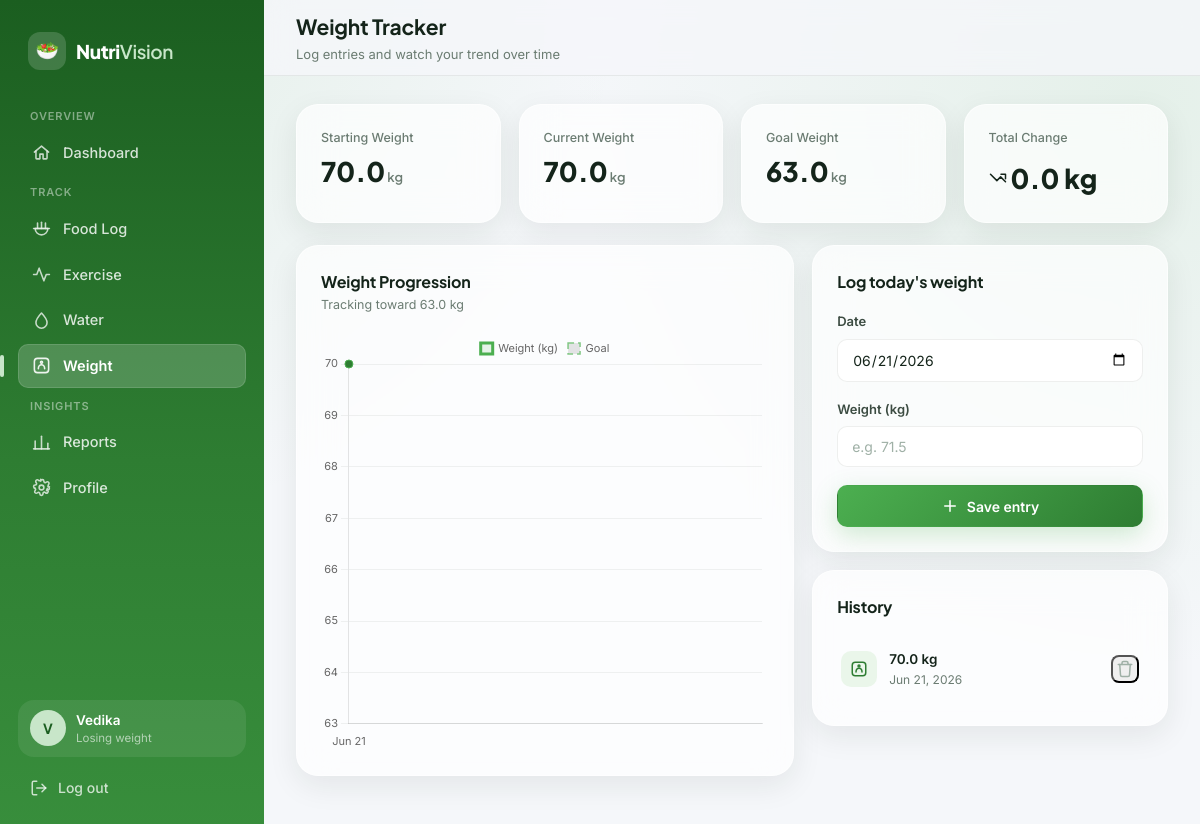
Page /weight (signed in) on the committed database.
### models.py (models this page shows, shortened)
class User(UserMixin, db.Model):
    __tablename__ = "users"
    id = db.Column(db.Integer, primary_key=True)
    name = db.Column(db.String(100), nullable=False)
    email = db.Column(db.String(150), unique=True, nullable=False, index=True)
    password_hash = db.Column(db.String(255), nullable=False)
    age = db.Column(db.Integer)
    gender = db.Column(db.String(20))  # 'male' | 'female' | 'other'
    height = db.Column(db.Float)  # centimetres
    weight = db.Column(db.Float)  # kilograms (latest known weight)
    goal_weight = db.Column(db.Float)  # kilograms (target weight)
    activity_level = db.Column(db.String(30), default="sedentary")
    goal = db.Column(db.String(20), default="maintenance")  # weight_loss | maintenance | weight_gain
    water_goal_ml = db.Column(db.Integer, default=2000)
    created_at = db.Column(db.DateTime, default=datetime.utcnow)
    food_logs = db.relationship("FoodLog", backref="user", lazy=True, cascade="all, delete-orphan")
    exercise_logs = db.relationship("ExerciseLog", backref="user", lazy=True, cascade="all, delete-orphan")
    water_logs = db.relationship("WaterLog", backref="user", lazy=True, cascade="all, delete-orphan")
    weight_logs = db.relationship("WeightLog", backref="user", lazy=True, cascade="all, delete-orphan")

class WeightLog(db.Model):
    __tablename__ = "weight_logs"
    id = db.Column(db.Integer, primary_key=True)
    user_id = db.Column(db.Integer, db.ForeignKey("users.id"), nullable=False)
    weight = db.Column(db.Float, nullable=False)  # kilograms
    date = db.Column(db.Date, nullable=False, default=date.today)
    created_at = db.Column(db.DateTime, default=datetime.utcnow)
    def to_dict(self):
        return {
            "id": self.id,
            "weight": self.weight,
            "date": self.date.isoformat(),
        }

### blueprints/weight.py (the view)
@weight_bp.route("/weight")
@login_required
def weight_page():
    logs = (
        WeightLog.query.filter_by(user_id=current_user.id)
        .order_by(WeightLog.date.asc())
        .all()
    )
    starting_weight = logs[0].weight if logs else current_user.weight
    latest_weight = logs[-1].weight if logs else current_user.weight
    change = round(latest_weight - starting_weight, 1) if logs else 0
    return render_template(
        "weight_tracker.html",
        logs=list(reversed(logs)),  # newest first for the table
        chart_data=[l.to_dict() for l in logs],  # chronological for the chart
        starting_weight=starting_weight,
        latest_weight=latest_weight,
        goal_weight=current_user.goal_weight,
        change=change,
    )

### templates/weight_tracker.html (shortened to what this page needs)
{% extends "base.html" %}
{% from "partials/icons.html" import icon %}
{% block page_title %}Weight Tracker{% endblock %}
{% block page_subtitle %}Log entries and watch your trend over time{% endblock %}
{% block content %}
<div class="stat-grid">
  <div class="card stat-card">
    <span class="stat-label">Starting Weight</span>
    <div class="stat-value">{{ starting_weight if starting_weight else '—' }}<small> kg</small></div>
  </div>
  <div class="card stat-card">
    <span class="stat-label">Current Weight</span>
    <div class="stat-value">{{ latest_weight if latest_weight else '—' }}<small> kg</small></div>
  </div>
  <div class="card stat-card">
    <span class="stat-label">Goal Weight</span>
    <div class="stat-value">{{ goal_weight if goal_weight else '—' }}<small> kg</small></div>
  </div>
  <div class="card stat-card">
    <span class="stat-label">Total Change</span>
    <div class="stat-trend {{ 'down' if change < 0 else 'up' }}" style="font-size:27px;font-family:var(--font-display);font-weight:800;color:var(--ink-900);">
      {{ icon('trending-down' if change < 0 else 'trending-up', 'icon') }}
      {{ change }} kg
    </div>
  </div>
</div>
<div class="dash-grid" style="grid-template-columns: 1.4fr 1fr;">
  <div class="card">
    <div class="card-header">
      <div>
        <h3>Weight Progression</h3>
        <p class="subtitle">{{ "Tracking toward " ~ goal_weight ~ " kg" if goal_weight else "Set a goal weight in your profile to see a target line" }}</p>
      </div>
    </div>
    <canvas id="weightChart" height="280"></canvas>
  </div>
  <div class="dash-col">
    <div class="card">
      <div class="card-header">
        <div><h3>Log today's weight</h3></div>
      </div>
      <form id="weightForm">
        <div class="form-group">
          <label for="weightDate">Date</label>
          <input class="input" type="date" id="weightDate" value="{{ today.isoformat() }}" max="{{ today.isoformat() }}">
        </div>
        <div class="form-group">
          <label for="weightInput">Weight (kg)</label>
          <input class="input" type="number" id="weightInput" step="0.1" min="30" max="300" placeholder="e.g. 71.5" required>
        </div>
        <button class="btn btn-primary btn-block" type="submit">{{ icon('plus','icon') }} Save entry</button>
      </form>
    </div>
    <div class="card">
      <div class="card-header">
        <div><h3>History</h3></div>
      </div>
      <div id="weightHistoryList" style="max-height:320px; overflow-y:auto;">
        {% for log in logs %}
        <div class="list-row" data-log-id="{{ log.id }}">
          <div class="list-row-main">
            <div class="list-row-icon">{{ icon('scale') }}</div>
            <div>
              <div class="list-row-title">{{ log.weight }} kg</div>
              <div class="list-row-sub">{{ log.date.strftime('%b %d, %Y') }}</div>
            </div>
          </div>
          <button class="row-delete" data-delete-weight-log="{{ log.id }}" aria-label="Remove">{{ icon('trash') }}</button>
        </div>
        {% endfor %}
      </div>
    </div>
  </div>
</div>
{% endblock %}
{% block extra_scripts %}
<script>
  const CHART_LOGS = {{ chart_data|tojson }};
  const GOAL_WEIGHT = {{ (goal_weight or 'null') }};
</script>
{% endblock %}

### templates/base.html (shortened to what this page needs)
<!DOCTYPE html>
<html lang="en">
<head>
<link rel="stylesheet" href="{{ url_for('static', filename='css/style.css') }}">
</head>
<body>
{% from "partials/icons.html" import icon %}
<div class="app-shell">
  <aside class="sidebar" id="sidebar">
    <div class="sidebar-brand">
      <div class="logo-mark">🥗</div>
      <div class="logo-text">Nutri<span>Vision</span></div>
    </div>
    <p class="sidebar-section-label">Overview</p>
    <nav class="sidebar-nav">
      <a class="sidebar-link {{ 'active' if request.endpoint == 'dashboard.home' }}" href="{{ url_for('dashboard.home') }}">
        {{ icon('home') }} Dashboard
      </a>
    </nav>
    <p class="sidebar-section-label">Track</p>
    <nav class="sidebar-nav">
      <a class="sidebar-link {{ 'active' if request.endpoint == 'food.food_log_page' }}" href="{{ url_for('food.food_log_page') }}">
        {{ icon('bowl') }} Food Log
      </a>
      <a class="sidebar-link {{ 'active' if request.endpoint == 'exercise.exercise_page' }}" href="{{ url_for('exercise.exercise_page') }}">
        {{ icon('activity') }} Exercise
      </a>
      <a class="sidebar-link {{ 'active' if request.endpoint == 'water.water_page' }}" href="{{ url_for('water.water_page') }}">
        {{ icon('droplet') }} Water
      </a>
      <a class="sidebar-link {{ 'active' if request.endpoint == 'weight.weight_page' }}" href="{{ url_for('weight.weight_page') }}">
        {{ icon('scale') }} Weight
      </a>
    </nav>
    <p class="sidebar-section-label">Insights</p>
    <nav class="sidebar-nav">
      <a class="sidebar-link {{ 'active' if request.endpoint == 'reports.reports_page' }}" href="{{ url_for('reports.reports_page') }}">
        {{ icon('bar-chart') }} Reports
      </a>
      <a class="sidebar-link {{ 'active' if request.endpoint == 'profile.edit_profile' }}" href="{{ url_for('profile.edit_profile') }}">
        {{ icon('settings') }} Profile
      </a>
    </nav>
    <div class="sidebar-footer">
      {% if current_user.is_authenticated %}
      <div class="sidebar-user">
        <div class="avatar">{{ current_user.name[:1]|upper }}</div>
        <div class="user-meta">
          <div class="user-name">{{ current_user.name }}</div>
          <div class="user-goal">{{ {'weight_loss':'Losing weight','maintenance':'Maintaining','weight_gain':'Gaining weight'}.get(current_user.goal, 'Set a goal') }}</div>
        </div>
      </div>
      <a class="sidebar-logout" href="{{ url_for('auth.logout') }}">{{ icon('logout') }} Log out</a>
      {% endif %}
    </div>
  </aside>
  <div class="main-col">
    <header class="topbar">
      <div class="flex gap-14" style="align-items:center;">
        <div class="topbar-title">
          <h1>{% block page_title %}Dashboard{% endblock %}</h1>
          <p>{% block page_subtitle %}{{ today.strftime('%A, %B') }} {{ today.day }}{% endblock %}</p>
        </div>
      </div>
    </header>
    <main class="content">
      {% block content %}{% endblock %}
    </main>
  </div>
</div>
{% block extra_scripts %}{% endblock %}
</body>
</html>

### templates/partials/icons.html (shortened to what this page needs)
{% macro icon(name, cls="icon") -%}
{% if name == "home" %}
<svg class="{{ cls }}" viewBox="0 0 24 24" fill="none" stroke="currentColor" stroke-width="2" stroke-linecap="round" stroke-linejoin="round"><path d="M3 11.5 12 4l9 7.5"/><path d="M5 10v9a1 1 0 0 0 1 1h4v-6h4v6h4a1 1 0 0 0 1-1v-9"/></svg>
{% elif name == "bowl" %}
<svg class="{{ cls }}" viewBox="0 0 24 24" fill="none" stroke="currentColor" stroke-width="2" stroke-linecap="round" stroke-linejoin="round"><path d="M4 12h16"/><path d="M4 12a8 8 0 0 0 16 0"/><path d="M2 12h20"/><path d="M7 12V5"/><path d="M12 12V4"/><path d="M17 12V5"/></svg>
{% elif name == "activity" %}
<svg class="{{ cls }}" viewBox="0 0 24 24" fill="none" stroke="currentColor" stroke-width="2" stroke-linecap="round" stroke-linejoin="round"><path d="M22 12h-4l-3 8-6-16-3 8H2"/></svg>
{% elif name == "droplet" %}
<svg class="{{ cls }}" viewBox="0 0 24 24" fill="none" stroke="currentColor" stroke-width="2" stroke-linecap="round" stroke-linejoin="round"><path d="M12 2.5s7 7.5 7 12.2a7 7 0 1 1-14 0c0-4.7 7-12.2 7-12.2Z"/></svg>
{% elif name == "scale" %}
<svg class="{{ cls }}" viewBox="0 0 24 24" fill="none" stroke="currentColor" stroke-width="2" stroke-linecap="round" stroke-linejoin="round"><rect x="3" y="3" width="18" height="18" rx="4"/><path d="M8 16c0-3 2-5 4-5s4 2 4 5"/><circle cx="12" cy="8" r="1.3"/></svg>
{% elif name == "bar-chart" %}
<svg class="{{ cls }}" viewBox="0 0 24 24" fill="none" stroke="currentColor" stroke-width="2" stroke-linecap="round" stroke-linejoin="round"><path d="M4 20V10"/><path d="M12 20V4"/><path d="M20 20v-7"/><path d="M2 20h20"/></svg>
{% elif name == "user" %}
<svg class="{{ cls }}" viewBox="0 0 24 24" fill="none" stroke="currentColor" stroke-width="2" stroke-linecap="round" stroke-linejoin="round"><circle cx="12" cy="8" r="4"/><path d="M4 21c1.5-4.5 5-6 8-6s6.5 1.5 8 6"/></svg>
{% elif name == "logout" %}
<svg class="{{ cls }}" viewBox="0 0 24 24" fill="none" stroke="currentColor" stroke-width="2" stroke-linecap="round" stroke-linejoin="round"><path d="M9 21H5a2 2 0 0 1-2-2V5a2 2 0 0 1 2-2h4"/><path d="M16 17l5-5-5-5"/><path d="M21 12H9"/></svg>
{% elif name == "menu" %}
<svg class="{{ cls }}" viewBox="0 0 24 24" fill="none" stroke="currentColor" stroke-width="2" stroke-linecap="round" stroke-linejoin="round"><path d="M3 6h18"/><path d="M3 12h18"/><path d="M3 18h18"/></svg>
{% elif name == "x" %}
<svg class="{{ cls }}" viewBox="0 0 24 24" fill="none" stroke="currentColor" stroke-width="2" stroke-linecap="round" stroke-linejoin="round"><path d="M18 6 6 18"/><path d="M6 6l12 12"/></svg>
{% elif name == "search" %}
<svg class="{{ cls }}" viewBox="0 0 24 24" fill="none" stroke="currentColor" stroke-width="2" stroke-linecap="round" stroke-linejoin="round"><circle cx="11" cy="11" r="7"/><path d="m21 21-4.3-4.3"/></svg>
{% elif name == "plus" %}
<svg class="{{ cls }}" viewBox="0 0 24 24" fill="none" stroke="currentColor" stroke-width="2" stroke-linecap="round" stroke-linejoin="round"><path d="M12 5v14"/><path d="M5 12h14"/></svg>
{% elif name == "trash" %}
<svg class="{{ cls }}" viewBox="0 0 24 24" fill="none" stroke="currentColor" stroke-width="2" stroke-linecap="round" stroke-linejoin="round"><path d="M3 6h18"/><path d="M8 6V4a2 2 0 0 1 2-2h4a2 2 0 0 1 2 2v2"/><path d="M19 6l-1 14a2 2 0 0 1-2 2H8a2 2 0 0 1-2-2L5 6"/></svg>
{% elif name == "chevron-left" %}
<svg class="{{ cls }}" viewBox="0 0 24 24" fill="none" stroke="currentColor" stroke-width="2" stroke-linecap="round" stroke-linejoin="round"><path d="m15 18-6-6 6-6"/></svg>
{% elif name == "chevron-right" %}
<svg class="{{ cls }}" viewBox="0 0 24 24" fill="none" stroke="currentColor" stroke-width="2" stroke-linecap="round" stroke-linejoin="round"><path d="m9 18 6-6-6-6"/></svg>
{% elif name == "check-circle" %}
<svg class="{{ cls }}" viewBox="0 0 24 24" fill="none" stroke="currentColor" stroke-width="2" stroke-linecap="round" stroke-linejoin="round"><circle cx="12" cy="12" r="9"/><path d="m8.5 12.5 2.5 2.5 5-5"/></svg>
{% elif name == "alert-circle" %}
<svg class="{{ cls }}" viewBox="0 0 24 24" fill="none" stroke="currentColor" stroke-width="2" stroke-linecap="round" stroke-linejoin="round"><circle cx="12" cy="12" r="9"/><path d="M12 8v5"/><path d="M12 16h.01"/></svg>
{% elif name == "flame" %}
<svg class="{{ cls }}" viewBox="0 0 24 24" fill="none" stroke="currentColor" stroke-width="2" stroke-linecap="round" stroke-linejoin="round"><path d="M12 2.5s5.5 4.5 5.5 10a5.5 5.5 0 1 1-11 0c0-1.6.8-2.7 1.5-3.6.2 1.2 1 1.9 1.8 1.9 1.2 0 1.2-1.4 1-2.4-.3-1.6.2-3.4 1.2-5.9Z"/></svg>
{% elif name == "target" %}
<svg class="{{ cls }}" viewBox="0 0 24 24" fill="none" stroke="currentColor" stroke-width="2" stroke-linecap="round" stroke-linejoin="round"><circle cx="12" cy="12" r="9"/><circle cx="12" cy="12" r="5"/><circle cx="12" cy="12" r="1"/></svg>
{% elif name == "trending-down" %}
<svg class="{{ cls }}" viewBox="0 0 24 24" fill="none" stroke="currentColor" stroke-width="2" stroke-linecap="round" stroke-linejoin="round"><path d="m22 17-8.5-8.5-5 5L2 7"/><path d="M16 17h6v-6"/></svg>
{% elif name == "trending-up" %}
<svg class="{{ cls }}" viewBox="0 0 24 24" fill="none" stroke="currentColor" stroke-width="2" stroke-linecap="round" stroke-linejoin="round"><path d="m2 7 8.5 8.5 5-5L22 17"/><path d="M16 7h6v6"/></svg>
{% elif name == "calendar" %}
<svg class="{{ cls }}" viewBox="0 0 24 24" fill="none" stroke="currentColor" stroke-width="2" stroke-linecap="round" stroke-linejoin="round"><rect x="3" y="4" width="18" height="18" rx="3"/><path d="M16 2v4"/><path d="M8 2v4"/><path d="M3 10h18"/></svg>
{% elif name == "settings" %}
<svg class="{{ cls }}" viewBox="0 0 24 24" fill="none" stroke="currentColor" stroke-width="2" stroke-linecap="round" stroke-linejoin="round"><circle cx="12" cy="12" r="3"/><path d="M19.4 13.5a1.7 1.7 0 0 0 .3 1.9l.1.1a2 2 0 1 1-2.9 2.9l-.1-.1a1.7 1.7 0 0 0-1.9-.3 1.7 1.7 0 0 0-1 1.6V20a2 2 0 1 1-4 0v-.2a1.7 1.7 0 0 0-1-1.5 1.7 1.7 0 0 0-1.9.3l-.1.1a2 2 0 1 1-2.9-2.9l.1-.1a1.7 1.7 0 0 0 .3-1.9 1.7 1.7 0 0 0-1.6-1H4a2 2 0 1 1 0-4h.2a1.7 1.7 0 0 0 1.5-1 1.7 1.7 0 0 0-.3-1.9l-.1-.1a2 2 0 1 1 2.9-2.9l.1.1a1.7 1.7 0 0 0 1.9.3H10a1.7 1.7 0 0 0 1-1.6V4a2 2 0 1 1 4 0v.2a1.7 1.7 0 0 0 1 1.5 1.7 1.7 0 0 0 1.9-.3l.1-.1a2 2 0 1 1 2.9 2.9l-.1.1a1.7 1.7 0 0 0-.3 1.9V10a1.7 1.7 0 0 0 1.6 1H20a2 2 0 1 1 0 4h-.2a1.7 1.7 0 0 0-1.5 1Z"/></svg>
{% elif name == "bike" %}
<svg class="{{ cls }}" viewBox="0 0 24 24" fill="none" stroke="currentColor" stroke-width="2" stroke-linecap="round" stroke-linejoin="round"><circle cx="6" cy="17" r="3.5"/><circle cx="18" cy="17" r="3.5"/><path d="M6 17 10 8h5l3 9"/><path d="M10 8 8.5 5h2.5"/><path d="m12 17 2-5"/></svg>
{% elif name == "dumbbell" %}
<svg class="{{ cls }}" viewBox="0 0 24 24" fill="none" stroke="currentColor" stroke-width="2" stroke-linecap="round" stroke-linejoin="round"><path d="M4 9v6"/><path d="M2 10v4"/><path d="M20 9v6"/><path d="M22 10v4"/><path d="M7 7v10"/><path d="M17 7v10"/><path d="M7 12h10"/></svg>
{% elif name == "leaf" %}
<svg class="{{ cls }}" viewBox="0 0 24 24" fill="none" stroke="currentColor" stroke-width="2" stroke-linecap="round" stroke-linejoin="round"><path d="M5 21c8 0 14-6 14-14V4h-3C8 4 3 9 3 16v5Z"/><path d="M5 21c4-4 7-7 11-11"/></svg>
{% endif %}
{%- endmacro %}

### rows in the picture
User: name "V", name "Vedika", goal "Losing weight", goal_weight "63.0", goal_weight "Tracking toward 63.0 kg"
WeightLog: weight "70.0", date "Jun 21, 2026"

### other values in the picture
{{ change }} "0.0"
chart data {{ chart_data|tojson }} [{"date": "2026-06-21", "id": 1, "weight": 70.0}]
chart data {{ (goal_weight or 'null') }} 63.0
